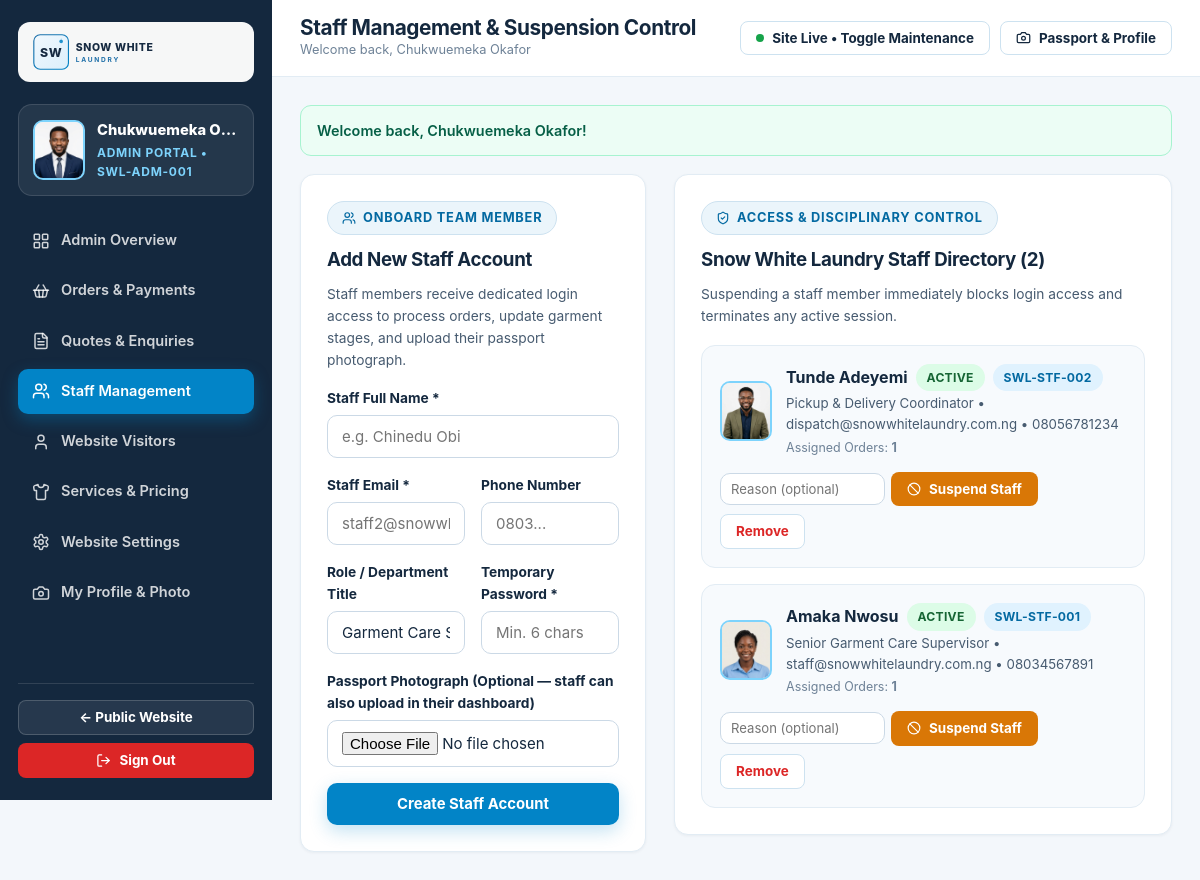
The page /admin/staff.php (signed in) on the database its author committed.
### tables this page shows
CREATE TABLE `users` (
  `id` INT UNSIGNED NOT NULL AUTO_INCREMENT,
  `full_name` VARCHAR(120) NOT NULL,
  `email` VARCHAR(160) NOT NULL,
  `phone` VARCHAR(30) DEFAULT NULL,
  `password_hash` VARCHAR(255) NOT NULL,
  `role` ENUM('visitor', 'staff', 'admin') NOT NULL DEFAULT 'visitor',
  `status` ENUM('active', 'suspended') NOT NULL DEFAULT 'active',
  `suspension_reason` VARCHAR(255) DEFAULT NULL,
  `staff_code` VARCHAR(30) DEFAULT NULL,
  `job_title` VARCHAR(100) DEFAULT NULL,
  `address` VARCHAR(255) DEFAULT NULL,
  `city_area` VARCHAR(100) DEFAULT NULL,
  `passport_photo` VARCHAR(255) DEFAULT NULL,
  `bio` TEXT DEFAULT NULL,
  `last_login_at` DATETIME DEFAULT NULL,
  `created_at` DATETIME NOT NULL DEFAULT CURRENT_TIMESTAMP,
  `updated_at` DATETIME NOT NULL DEFAULT CURRENT_TIMESTAMP ON UPDATE CURRENT_TIMESTAMP,
  PRIMARY KEY (`id`),
  UNIQUE KEY `uniq_users_email` (`email`),
  KEY `idx_users_role_status` (`role`, `status`)
);

### admin/staff.php (the view, shortened to what the rows shown need)
<?php
require_once __DIR__ . '/../includes/bootstrap.php';
$authUser = swl_require_auth('admin');
$pdo      = swl_db();
$staffList = $pdo->query(
    "SELECT u.*,
            (SELECT COUNT(*) FROM orders o WHERE o.assigned_staff_id = u.id) AS assigned_count
     FROM users u
     WHERE u.role = 'staff'
     ORDER BY u.id DESC"
)->fetchAll();
$dashTitle = 'Staff Management & Suspension Control';
require __DIR__ . '/../includes/dashboard_header.php';
?>
<div class="grid-2" style="grid-template-columns:0.82fr 1.18fr;align-items:start;">
  <div class="card">
    <div style="display:grid;gap:16px;margin-top:18px;">
      <?php foreach ($staffList as $st): ?>
        <?php $sAvatar = swl_avatar_url($st); ?>
        <div style="padding:18px;border:1.5px solid <?= $st['status'] === 'suspended' ? '#fca5a5' : 'var(--border-subtle)' ?>;border-radius:14px;background:<?= $st['status'] === 'suspended' ? '#fff5f5' : 'var(--off-white)' ?>;">
          <div style="display:flex;align-items:center;justify-content:space-between;gap:14px;flex-wrap:wrap;">
            <div style="display:flex;align-items:center;gap:14px;">
              <div class="passport-avatar">
                <?php if ($sAvatar): ?>
                  <img src="<?= e($sAvatar) ?>" alt="<?= e($st['full_name']) ?>">
                <?php else: ?>
                  <span><?= e(swl_initials($st['full_name'])) ?></span>
                <?php endif; ?>
              </div>
              <div>
                <div style="display:flex;align-items:center;gap:8px;flex-wrap:wrap;">
                  <strong style="color:var(--deep-navy);font-size:1rem;"><?= e($st['full_name']) ?></strong>
                  <span class="badge badge-<?= e($st['status']) ?>"><?= e(strtoupper($st['status'])) ?></span>
                  <?php if (!empty($st['staff_code'])): ?>
                    <span class="badge badge-confirmed"><?= e($st['staff_code']) ?></span>
                  <?php endif; ?>
                </div>
                <div style="font-size:0.83rem;color:var(--text-body);margin-top:2px;">
                  <?= e($st['job_title'] ?: 'Staff') ?> &bull; <?= e($st['email']) ?>
                  <?= !empty($st['phone']) ? ' &bull; ' . e($st['phone']) : '' ?>
                </div>
                <div style="font-size:0.78rem;color:var(--text-subtle);margin-top:2px;">
                  Assigned Orders: <strong><?= (int)$st['assigned_count'] ?></strong>
                </div>
              </div>
            </div>
            <div style="display:flex;gap:8px;align-items:center;flex-wrap:wrap;">
              <?php if ($st['status'] === 'active'): ?>
                <form method="post" style="display:flex;gap:6px;align-items:center;flex-wrap:wrap;margin:0;">
                  <input type="text" name="suspension_reason" class="form-control" placeholder="Reason (optional)" style="width:165px;padding:7px 10px;font-size:0.82rem;">
                  <button type="submit" class="btn btn-warning btn-sm">
                    <?= swl_icon('ban', 14) ?> Suspend Staff
                  </button>
                </form>
              <?php endif; ?>
              <form method="post" style="margin:0;" onsubmit="return confirm('Permanently delete this staff account?');">
                <button type="submit" class="btn btn-outline btn-sm" style="color:var(--danger);">Remove</button>
              </form>
            </div>
          </div>
        </div>
      <?php endforeach; ?>
    </div>
  </div>
</div>
<?php require __DIR__ . '/../includes/dashboard_footer.php'; ?>

### includes/dashboard_header.php (shortened to what the rows shown need)
<?php
$authUser  = $authUser ?? swl_require_auth();
$role      = $authUser['role'];
$dashTitle = $dashTitle ?? ucfirst($role) . ' Dashboard';
$avatarUrl = swl_avatar_url($authUser);
$navItems = match ($role) {
    'admin' => [
        ['key' => 'dashboard', 'label' => 'Admin Overview',      'icon' => 'grid',        'url' => 'admin/dashboard.php'],
        ['key' => 'orders',    'label' => 'Orders & Payments',   'icon' => 'basket',      'url' => 'admin/orders.php'],
        ['key' => 'enquiries', 'label' => 'Quotes & Enquiries',  'icon' => 'file-text',   'url' => 'admin/enquiries.php'],
        ['key' => 'staff',     'label' => 'Staff Management',    'icon' => 'users',       'url' => 'admin/staff.php'],
        ['key' => 'visitors',  'label' => 'Website Visitors',    'icon' => 'user',        'url' => 'admin/visitors.php'],
        ['key' => 'services',  'label' => 'Services & Pricing',  'icon' => 'shirt',       'url' => 'admin/services.php'],
        ['key' => 'settings',  'label' => 'Website Settings',    'icon' => 'settings',    'url' => 'admin/settings.php'],
        ['key' => 'profile',   'label' => 'My Profile & Photo',  'icon' => 'camera',      'url' => 'admin/profile.php'],
    ],
    'staff' => [
        ['key' => 'dashboard', 'label' => 'Staff Workspace',     'icon' => 'grid',        'url' => 'staff/dashboard.php'],
        ['key' => 'orders',    'label' => 'Laundry Orders Queue','icon' => 'basket',      'url' => 'staff/orders.php'],
        ['key' => 'enquiries', 'label' => 'Customer Enquiries',  'icon' => 'file-text',   'url' => 'staff/enquiries.php'],
        ['key' => 'profile',   'label' => 'My Profile & Photo',  'icon' => 'camera',      'url' => 'staff/profile.php'],
    ],
    default => [
        ['key' => 'dashboard', 'label' => 'My Dashboard',        'icon' => 'grid',        'url' => 'visitor/dashboard.php'],
        ['key' => 'book',      'label' => 'Book Laundry Service','icon' => 'sparkles',    'url' => 'visitor/book.php'],
        ['key' => 'orders',    'label' => 'My Orders & Paystack','icon' => 'credit-card', 'url' => 'visitor/orders.php'],
        ['key' => 'enquiries', 'label' => 'My Quotes & Messages','icon' => 'file-text',   'url' => 'visitor/enquiries.php'],
        ['key' => 'profile',   'label' => 'My Profile & Photo',  'icon' => 'camera',      'url' => 'visitor/profile.php'],
    ],
};
?>
<!DOCTYPE html>
<html lang="en">
<head>
  <link rel="stylesheet" href="<?= e(swl_base_url('assets/css/style.css')) ?>">
</head>
<body class="dash-body">
<div class="dash-layout">
  <aside class="dash-sidebar no-print" id="swlDashSidebar">
    <div class="dash-user-box">
      <div class="passport-avatar">
        <?php if ($avatarUrl): ?>
          <img src="<?= e($avatarUrl) ?>" alt="<?= e($authUser['full_name']) ?>">
        <?php else: ?>
          <span><?= e(swl_initials($authUser['full_name'])) ?></span>
        <?php endif; ?>
      </div>
      <div style="min-width:0;">
        <div style="font-weight:800;font-size:0.92rem;white-space:nowrap;overflow:hidden;text-overflow:ellipsis;">
          <?= e($authUser['full_name']) ?>
        </div>
        <div style="font-size:0.75rem;color:#7dd3fc;text-transform:uppercase;letter-spacing:0.06em;font-weight:700;">
          <?= e($role === 'visitor' ? 'Customer Account' : ucfirst($role) . ' Portal') ?>
          <?php if (!empty($authUser['staff_code'])): ?>
            &bull; <?= e($authUser['staff_code']) ?>
          <?php endif; ?>
        </div>
      </div>
    </div>
      <?php foreach ($navItems as $item): ?>
          <?= swl_icon($item['icon'], 18) ?>
      <?php endforeach; ?>
  </aside>
  <div class="dash-main">
    <header class="dash-topbar no-print">
      <div style="display:flex;align-items:center;gap:12px;">
        <div>
          <h1 style="font-size:1.3rem;margin:0;"><?= e($dashTitle) ?></h1>
          <div style="font-size:0.8rem;color:var(--text-subtle);">
            Welcome back, <?= e($authUser['full_name']) ?>
          </div>
        </div>
      </div>
    </header>
    <main class="dash-content">

### includes/bootstrap.php (shortened to what the rows shown need)
<?php
function swl_base_url(string $path = ''): string
{
    static $basePath = null;
    if ($basePath === null) {
        $docRoot = isset($_SERVER['DOCUMENT_ROOT']) ? realpath($_SERVER['DOCUMENT_ROOT']) : false;
        $appRoot = SWL_ROOT;
        if ($docRoot && $appRoot && str_starts_with($appRoot, $docRoot)) {
            $rel = trim(str_replace('\\', '/', substr($appRoot, strlen($docRoot))), '/');
            $basePath = $rel === '' ? '' : '/' . $rel;
        } else {
            $basePath = '';
        }
    }
    $clean = ltrim($path, '/');
    return $clean === '' ? ($basePath ?: '/') : $basePath . '/' . $clean;
}
function swl_db(): PDO
{
    static $pdo = null;
    if ($pdo instanceof PDO) {
        return $pdo;
    }
    try {
        $dsn = sprintf(
            'mysql:host=%s;port=%s;dbname=%s;charset=utf8mb4',
            DB_HOST,
            DB_PORT,
            DB_NAME
        );
        $pdo = new PDO($dsn, DB_USER, DB_PASS, [
            PDO::ATTR_ERRMODE            => PDO::ERRMODE_EXCEPTION,
            PDO::ATTR_DEFAULT_FETCH_MODE => PDO::FETCH_ASSOC,
            PDO::ATTR_EMULATE_PREPARES   => false,
        ]);
        $pdo->query('SELECT 1 FROM settings LIMIT 1');
        return $pdo;
    } catch (Throwable $e) {
        $script = basename($_SERVER['SCRIPT_NAME'] ?? '');
        if ($script !== 'install.php') {
            header('Location: ' . swl_base_url('install.php'));
            exit;
        }
        throw $e;
    }
}
function e(?string $value): string
{
    return htmlspecialchars((string)($value ?? ''), ENT_QUOTES, 'UTF-8');
}
function &swl_settings_cache(): array
{
    static $settings = null;
    if ($settings === null) {
        $settings = [];
        try {
            $stmt = swl_db()->query('SELECT setting_key, setting_value FROM settings');
            foreach ($stmt->fetchAll() as $row) {
                $settings[$row['setting_key']] = (string)($row['setting_value'] ?? '');
            }
        } catch (Throwable $t) {
            $settings = [];
        }
    }
    return $settings;
}
function swl_setting_raw(string $key, string $default = ''): string
{
    $cache = &swl_settings_cache();
    return array_key_exists($key, $cache) ? $cache[$key] : $default;
}
function swl_current_user(bool $refresh = false): ?array
{
    $stmt = swl_db()->prepare('SELECT * FROM users WHERE id = :id LIMIT 1');
    $stmt->execute([':id' => (int)$_SESSION['user_id']]);
    $user = $stmt->fetch();
    $cachedUser = $user;
    return $cachedUser;
}
function swl_require_auth(array|string|null $roles = null): array
{
    $user = swl_current_user();
    if (swl_is_maintenance() && $user['role'] !== 'admin') {
        require SWL_ROOT . '/includes/maintenance_view.php';
        exit;
    }
    if ($roles !== null) {
        $allowed = (array)$roles;
    }
    return $user;
}
function swl_is_maintenance(): bool
{
    return swl_setting_raw('maintenance_mode', '0') === '1';
}
function swl_avatar_url(?array $user): ?string
{
    $rel = ltrim((string)$user['passport_photo'], '/');
    if (is_file(SWL_ROOT . '/' . $rel)) {
        return swl_base_url($rel) . '?v=' . filemtime(SWL_ROOT . '/' . $rel);
    }
    return null;
}
function swl_icon(string $name, int $size = 20, string $class = ''): string
{
    $cls = $class ? ' class="' . e($class) . '"' : '';
    $attrs = 'xmlns="http://www.w3.org/2000/svg" width="' . $size . '" height="' . $size . '" viewBox="0 0 24 24" fill="none" stroke="currentColor" stroke-width="2" stroke-linecap="round" stroke-linejoin="round"' . $cls;
    return '<svg ' . $attrs . '>' . $paths . '</svg>';
}

### rows shown on the page
users: passport_photo (picture), full_name "Chukwuemeka O…", role "ADMIN PORTAL", staff_code "SWL-ADM-001", full_name "Chukwuemeka Okafor"
users: passport_photo (picture), full_name "Tunde Adeyemi", status "ACTIVE", staff_code "SWL-STF-002", job_title "Pickup & Delivery Coordinator", email "dispatch@snowwhitelaundry.com.ng", phone "08056781234", assigned_count "1"
users: passport_photo (picture), full_name "Amaka Nwosu", status "ACTIVE", staff_code "SWL-STF-001", job_title "Senior Garment Care Supervisor", email "staff@snowwhitelaundry.com.ng", phone "08034567891", assigned_count "1"

### other values the page prints
$item['label'] "Admin Overview"
$item['label'] "Orders & Payments"
$item['label'] "Quotes & Enquiries"
$item['label'] "Staff Management"
$item['label'] "Website Visitors"
$item['label'] "Services & Pricing"
$item['label'] "Website Settings"
$item['label'] "My Profile & Photo"
$dashTitle "Staff Management & Suspension Control"
$f['message'] "Welcome back, Chukwuemeka Okafor!"
count($staffList) "2"
